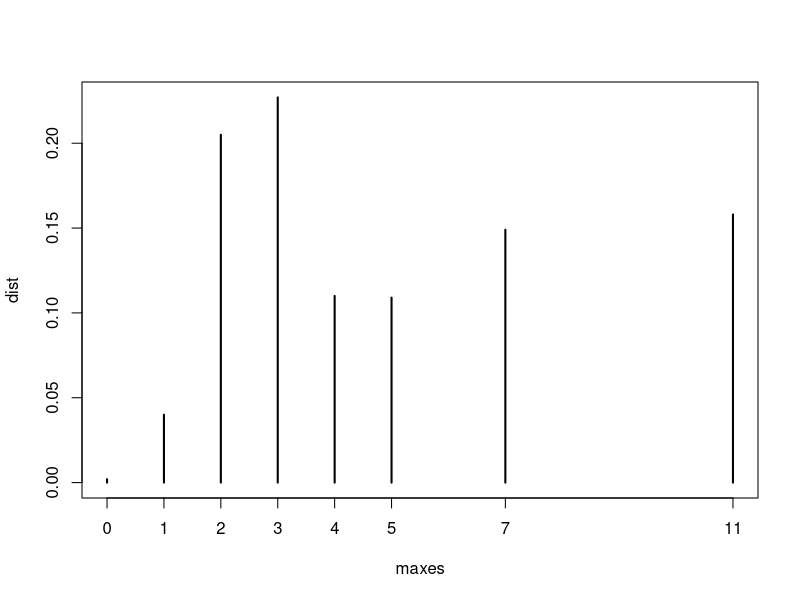

This chart was generated by the following R code:
## ---- chunk 1
queues <- c(rep(0, 11), rep(1, 5), rep(2, 7), rep(3, 3), 4, 5, 7, 11)

boots <- 1000
maxes <- rep(0, boots)
for (k in 1:boots) {
  minisample <- sample(queues, 5, replace = TRUE)
  maxes[k] <- max(minisample)
}
## ---- chunk 2
dist <- table(maxes) / boots
dist
plot(dist)
## ---- chunk 3
c(mean(maxes), var(maxes))
